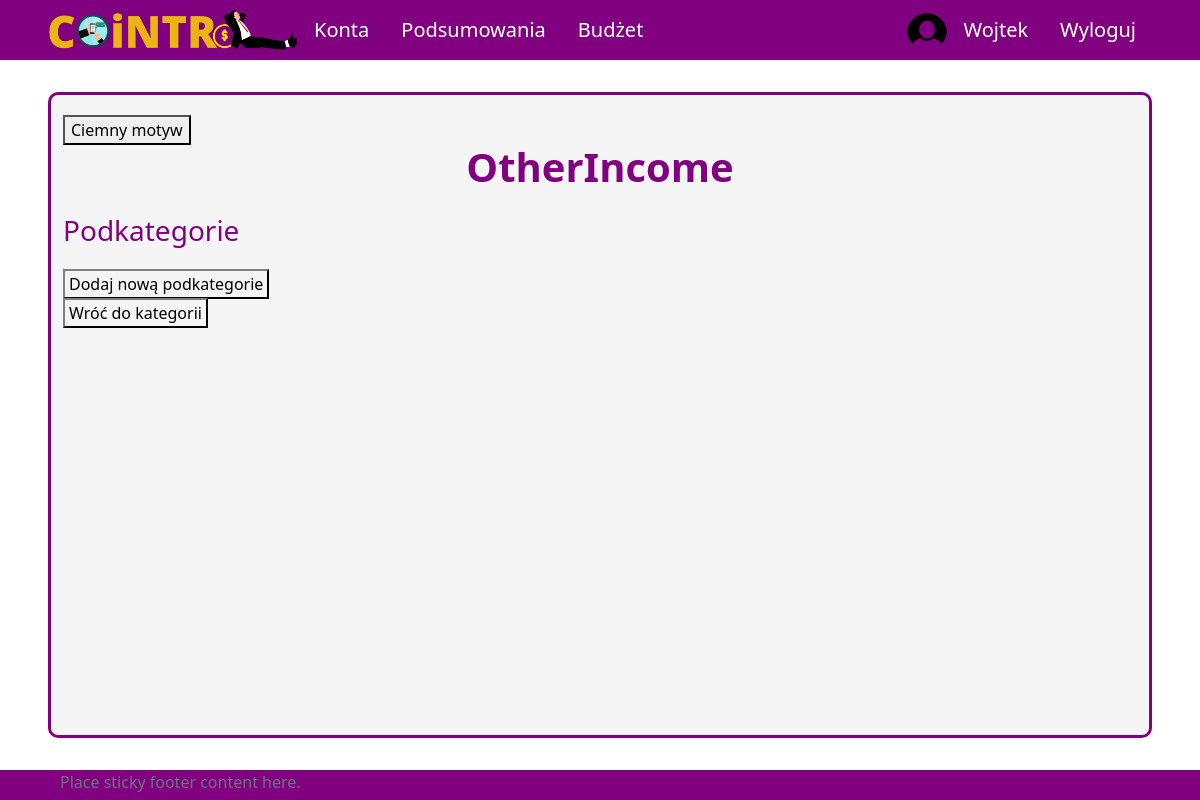
Page /profile/categories/subcategories/cece588671f747b4b18aba09ced2b8c4 (signed in) on the earlier database version.
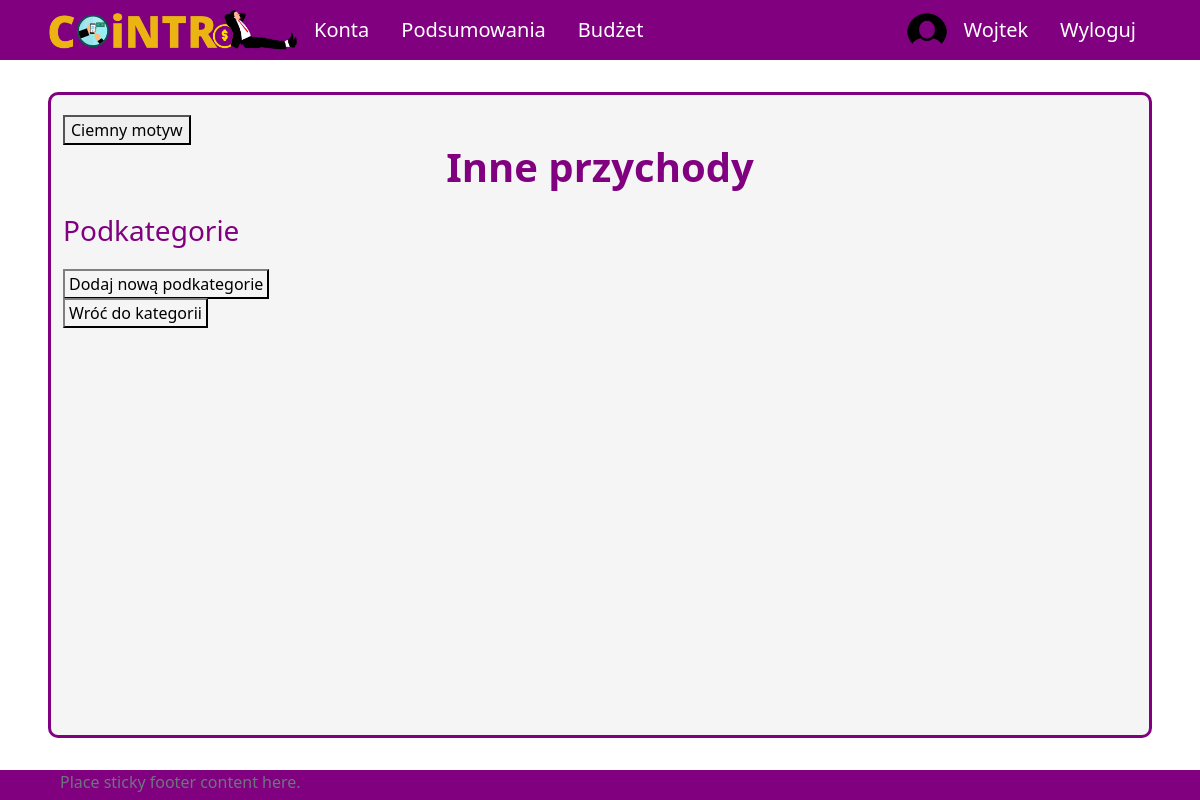
Same page on the later database version.
### UsersApp/models.py (models this page shows, shortened)
class Category(models.Model):
    SCOPE_CHOICES = (
    ("INCOME", "income"),
    ("EXPENSE", "expense"),
    )
    name = models.CharField(max_length=255)
    owner = models.ForeignKey(Profile, null=True, blank=True, on_delete=models.CASCADE)
    scope = models.CharField(max_length=10, choices=SCOPE_CHOICES) #income / expense - do oddzielenia rodzaju transakcji
    id = models.UUIDField(default=uuid.uuid4, unique=True, primary_key=True, editable=False)

### UsersApp/views.py (the view)
# urls.py: path('profile/categories/subcategories/<str:pk>', views.allSubcategories, name='all-subcategories'),
@login_required(login_url='login')
def allSubcategories(request, pk):
    category = Category.objects.get(id=pk)
    subcategory = Subcategory.objects.filter(id_category=pk)
    context = {"category" : category, "subcategory" : subcategory}
    return render(request, "application/categories/all-subcategories.html", context)

### templates/application/categories/all-subcategories.html (shortened to what this page needs)
{% extends 'application/base.html' %}
{% block content %}
<div class="title">
    <h1>{{category.name}}</h1>
</div>
<div class="content">
    <div id="custom-cat">
        <h3 class="link">Podkategorie</h3>
        <p class="buttons-close"><a class="button" href="{% url 'create-subcategory' category.id %}">Dodaj nową podkategorie</a></p>
        <p class="buttons-close"><a class="button" href="{% url 'all-categories' %}">Wróć do kategorii</a></p>
    </div>
</div>
{% endblock %}

Differences in the rows shown:
changed Category: name "OtherIncome" → "Inne przychody"
